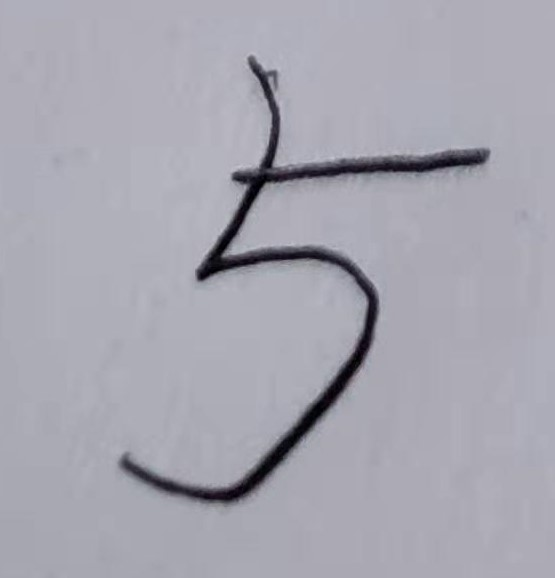
#> input picture 程序/LeNet5_PT_SE5/5.jpg, 555 x 578 px
$ python lenet5_test_SE5.py
#> lines starting #> are read from the running program, lines starting #| are printed output that depends on the picture; after the words box and inside, x2 and y2 are one past the last pixel; in counts of white or black regions, pixels touching at a corner belong together
#> in main, img is the input picture: PIL image 555x578 RGB; mean R, G, B 167.1, 166, 176.7
# coding:utf-8
from __future__ import division
import argparse
import numpy as np
import cv2
import time
import sophon.sail as sail
from PIL import Image


def lenet5_preprocess(image):  # 预处理：归一化图片尺寸，并进行二值化处理
    '''resize and binary'''
    print("The size of input image", image.shape)
#| The size of input image (578, 555, 3)
    image_GRAY = cv2.cvtColor(image, cv2.COLOR_BGR2GRAY)
    resized_img = cv2.resize(image_GRAY, (32, 32), interpolation=cv2.INTER_NEAREST)
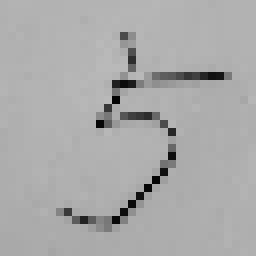
#> resized_img: shape (32, 32) (shown 8 times larger); min 2, max 185, mean 169.9
    print("The size of resized_img", resized_img.shape)
#| The size of resized_img (32, 32)
    binary_img = cv2.adaptiveThreshold(resized_img, 255, cv2.ADAPTIVE_THRESH_MEAN_C, cv2.THRESH_BINARY_INV, 3, 10)
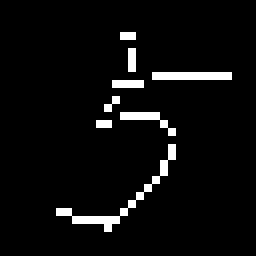
#> binary_img: shape (32, 32) (shown 8 times larger); 4.7% white in thin lines or dots, all inside (x1, y1, x2, y2) = (7, 4, 29, 29)
    x = binary_img / 255
    return x


def lenet5_postprocess(out):  # 后处理：利用模型推理结果，返回最大可能的数字
    value = list(out.values())
    value = np.squeeze(value)
    num = np.argmax(value)
    return num


def main():
    start_time = time.time()  # 开始时间
    # Note: pytorch read image use PIL when training
    img = Image.open(ARGS.input)
    img = np.array(img)
    # preprocess
    data = lenet5_preprocess(img)  # 调用预处理函数
    data = np.array([data])
    print("The shape of input of sail", data.shape)
#| The shape of input of sail (1, 32, 32)

    # sail core (inference)
    net = sail.Engine(ARGS.bmodel, ARGS.tpu_id, sail.IOMode.SYSIO)
    graph_name = net.get_graph_names()[0]  # get net name
    input_names = net.get_input_names(graph_name)  # get input names
    input_data = {input_names[0]: np.array([data], dtype=np.float32)}
    # 运行推理网络
    output = net.process(graph_name, input_data)
    # 调用后处理函数
    num_detect = lenet5_postprocess(output)
    end_time = time.time()  # 结束时间
    timer = end_time - start_time
    print("-" * 66)
    print("The number most likely: %d, time consuming: %.5f sec" % (num_detect, timer))
    print("-" * 66)


if __name__ == '__main__':
    PARSER = argparse.ArgumentParser(description='for sail py test')
    PARSER.add_argument('--bmodel', default='./LeNet5_PT_bmodel/compilation.bmodel')
    PARSER.add_argument('--input', default='./5.jpg')
    PARSER.add_argument('--tpu_id', default=0, type=int, required=False)
    ARGS = PARSER.parse_args()
    main()
#> (the call stopped at in main, `net = sail.Engine(ARGS.bmodel, ARGS.tpu_id, sail.IOMode.SYSIO)`: sophon is not available in this run)
